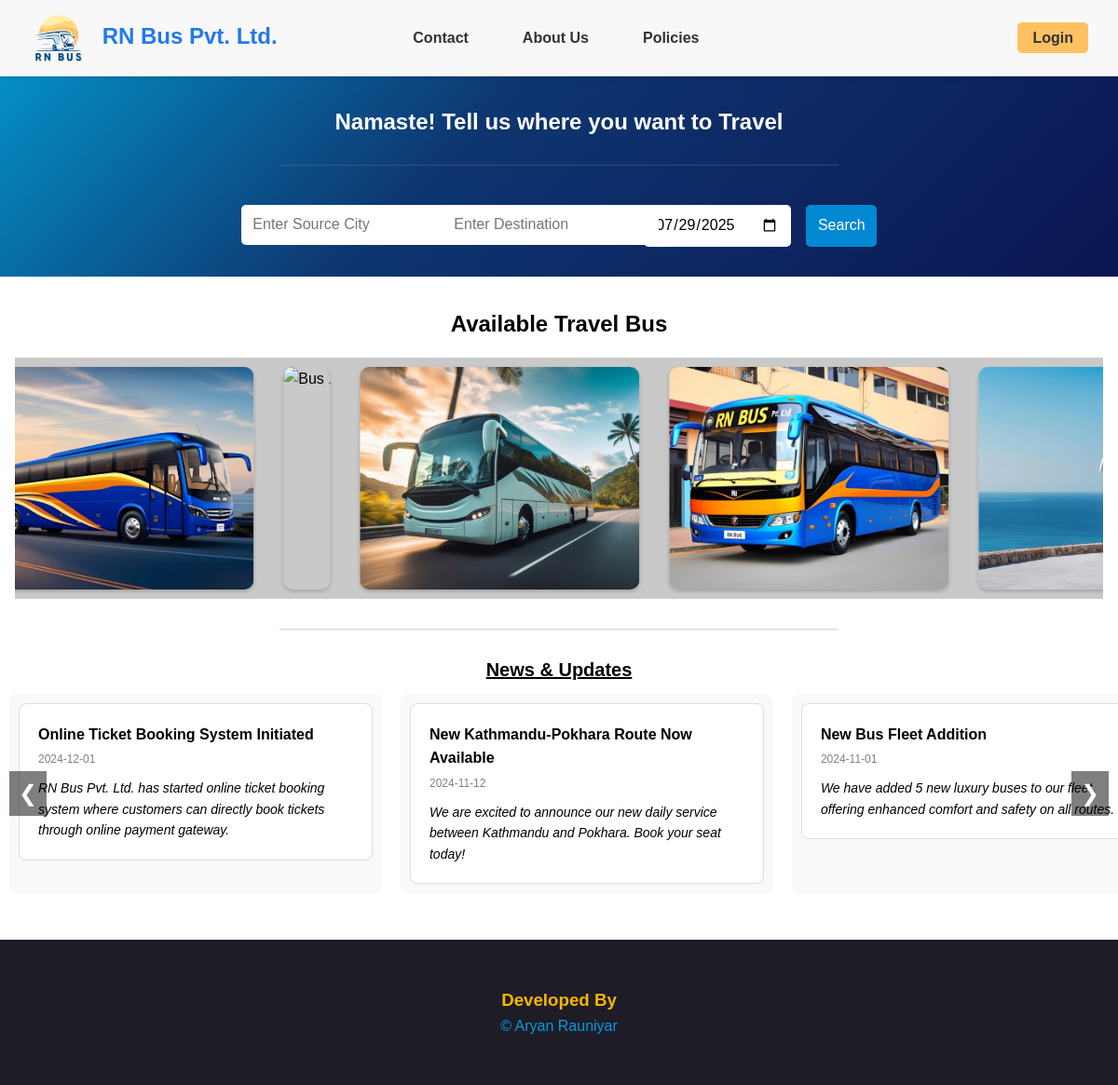
The page / on the database its author committed.
### tables this page shows
CREATE TABLE `news` (
  `id` int(11) NOT NULL,
  `title` varchar(255) NOT NULL,
  `description` text NOT NULL,
  `date` date NOT NULL
);

### index.php (the view, shortened to what this page needs)
<?php
$servername = "localhost";
$username = "root";
$password = "";
$dbname = "rn_bus_db";
$conn = new mysqli($servername, $username, $password, $dbname);
$sql = "SELECT id, title, description, date FROM news";
$result = $conn->query($sql);
?>
<!DOCTYPE html>
<html lang="en">
<head>
    <link rel="stylesheet" href="css/style.css">
</head>
<body>
    <header>
    <nav class="navbar">
        <a class="linklogo" href="../RNBUS">
            <img class="logo" src="images/logo2.png" alt="Logo" style="height: inherit; margin: 0px 6px;">
            RN Bus Pvt. Ltd.
        </a>
        <ul class="nav-links">
            <li><a href="contactus/">Contact</a></li>
            <li><a href="aboutus/">About Us</a></li>
            <li><a href="policies/">Policies</a></li>
            <li><a href="login/" class="login-btn">Login</a></li>
        </ul>
    </nav>
    </header>
    <main>
        <section class="search-section">
            <h1>Namaste! Tell us where you want to Travel</h1><br>
            <hr><br>
            <form class="search-form"  method="get" action="search/index.php">
            <div class="sourcediv" >
        <input type="text" name="source" id="departure" placeholder="Enter Source City" onfocus="showSuggestions('departure')" oninput="fetchSuggestions('departure')">
        </div>
            <div class="arrivaldiv" >
    <input type="text" id="arrival" name="destination" placeholder="Enter Destination" onfocus="showSuggestions('arrival')" oninput="fetchSuggestions('arrival')">
</div>
                <input class="date" type="date" id="dateInput" name="date">
                <button type="submit">Search</button>
            </form>
        </section>
        <section class="available-buses">
            <h2 style="margin-bottom: 1rem;">Available Travel Bus</h2>
            <div class="bus-gallery-container">
            <div class="bus-gallery" id="busGallery">
                <img src="images/bus8.jpg" alt="Bus 8">
                <img src="images/bus9.png" alt="Bus 10">
                <img src="images/bus1.jpg" alt="Bus 1">
                <img src="images/bus10.png" alt="Bus 9">
                <img src="images/bus2.jpg" alt="Bus 2">
                </div>
            </div>
        </section>
    </main>
<hr><br>
<div class="news">
<?php if ($result->num_rows > 0): ?>
    <div class="container-fluid">
        <div class="row">
            <div class="col s12">
                <h4>News &amp; Updates</h4>
            </div>
            <div class="carousel-wrapper">
                <div class="carousel-container">
            <?php while ($row = $result->fetch_assoc()): ?>
                    <div class="carousel-item">
                        <div class="news-item">
                            <div class="header-news"><?= htmlspecialchars($row["title"]); ?></div>
                            <div class="date-news"><?= htmlspecialchars($row["date"]); ?></div>
                            <div class="content-news">
                            <?= htmlspecialchars($row["description"]); ?>
                            </div>
                        </div>
                    </div>
                    <?php endwhile; ?>
                </div>
                <button class="carousel-control left" onclick="moveCarousel(-1)">&#10094;</button>
                <button class="carousel-control right" onclick="moveCarousel(1)">&#10095;</button>
            </div>
        </div>
    </div>
    <?php endif; ?>
</div>
<footer class="footer">
    <h3 style="color:#f8b600">Developed By</h3>
    <p><a class="mylink" href="https://aryanrauniyar.com.np">&copy; Aryan Rauniyar</a></p>
</footer>
</body>
</html>

### css/style.css (style rules this page uses)
* { margin: 0; padding: 0; box-sizing: border-box; font-family: 'Trebuchet MS', 'Lucida Sans Unicode', 'Lucida Grande', 'Lucida Sans', Arial, sans-serif; }
body { min-width: 1024px; overflow-x: auto; }
body { font-family: Arial, sans-serif; line-height: 1.6; }
header { position: fixed; top: 0; width: 100%; background: #f8f8f8; box-shadow: 0 2px 4px rgba(0, 0, 0, 0.1); z-index: 1000; }
.navbar { display: flex; justify-content: space-between; align-items: center; padding: 1rem 2rem; }
.navbar .linklogo { font-weight: bold; font-family: 'Trebuchet MS', 'Lucida Sans Unicode', 'Lucida Grande', 'Lucida Sans', Arial, sans-serif; font-size: 1.5rem; color: #2379e9; }
.linklogo { float: left; padding: 0px; font-size: 18px; line-height: 20px; height: 50px; text-decoration: none; }
.logo { overflow-clip-margin: content-box; overflow: clip; vertical-align: middle; }
.nav-links { list-style: none; display: flex; gap: 1rem; }
.nav-links li a { text-decoration: none; color: #333; font-weight: bold; padding: 0.5rem 1rem; border-radius: 5px; transition: background 0.3s ease; }
.navbar li:nth-child(1), .navbar li:nth-child(2), .navbar li:nth-child(3) { margin-right: 10px; }
.navbar li:nth-child(4) { margin-left: 300px; }
.login-btn { background: #ffc162; color: white; border-radius: 5px; padding: 0.5rem 1rem; }
.search-section { background: -webkit-linear-gradient(-45deg, #048fc6 0%, #0e3670 40%, #0b1652 100%); color: white; text-align: center; padding: 2rem 0; margin-top: 80px; }
hr { border-color: rgb(168, 168, 168); width:50%; margin:0 auto; opacity: 20%; }
.date { font-family: inherit; }
.search-form { display: flex; justify-content: center; gap: 1rem; margin-top: 1rem; }
.search-form input, .search-form select, .search-form button { padding: 0.8rem; border: none; border-radius: 5px; font-size: 1rem; }
.search-form button { background: #0288d1; color: white; cursor: pointer; transition: background 0.3s ease; }
.available-buses { text-align: center; padding: 2rem; padding-left: 1rem; padding-right: 1rem; }
.bus-gallery-container { width: 100%; overflow: hidden; margin: auto; position: relative; background-color: rgb(202, 201, 201); }
.bus-gallery { display: flex; gap: 2rem; background-color: rgb(202, 201, 201); padding: 10px; white-space: nowrap; transition: transform 0.1s linear; cursor: pointer; }
.bus-gallery img { width: 300px; height: auto; object-fit: cover; border-radius: 10px; box-shadow: 0 2px 4px rgba(0, 0, 0, 0.2); user-select: none; pointer-events: none; }
.carousel-wrapper { position: relative; width: 100%; overflow: hidden; }
.carousel-container { display: flex; transition: transform 0.5s ease-in-out; }
.carousel-item { flex: 0 0 33.33%; box-sizing: border-box; padding: 10px; background-color: #f9f9f9; margin: 10px; border-radius: 8px; }
.news-item { padding: 20px; border: 1px solid #ddd; border-radius: 8px; background-color: #fff; }
.header-news { font-size: 16px; font-weight: bold; }
.date-news { font-size: 12px; color: gray; margin-top: 5px; }
.content-news { font-size: 14px; margin-top: 10px; font-style: italic; }
.carousel-control { position: absolute; top: 50%; transform: translateY(-50%); background-color: rgba(0, 0, 0, 0.5); color: white; border: none; font-size: 24px; padding: 10px; cursor: pointer; z-index: 10; }
.carousel-control.left { left: 10px; }
.carousel-control.right { right: 10px; }
h4 { text-align: center; font-size: 20px; text-decoration: underline; }
.footer { background-color: #1E1C26; color: white; text-align: center; padding: 50px 0; font-size: 16px; width: 100%; position: relative; margin-top: 40px; }
footer p { margin: 0; }
.mylink { text-decoration: none; color: #039be5; }

### index.php (style rules this page uses)
.sourcediv, .arrivaldiv { position: relative; display: inline-block; width: 200px; }

### rows shown on the page
news: title "Online Ticket Booking System Initiated", date "2024-12-01", description "RN Bus Pvt. Ltd. has started online ticket booking system where customers can directly book tickets through online payment gateway."
news: title "New Kathmandu-Pokhara Route Now Available", date "2024-11-12", description "We are excited to announce our new daily service between Kathmandu and Pokhara. Book your seat today!"
news: title "New Bus Fleet Addition", date "2024-11-01", description "We have added 5 new luxury buses to our fleet, offering enhanced comfort and safety on all routes."
